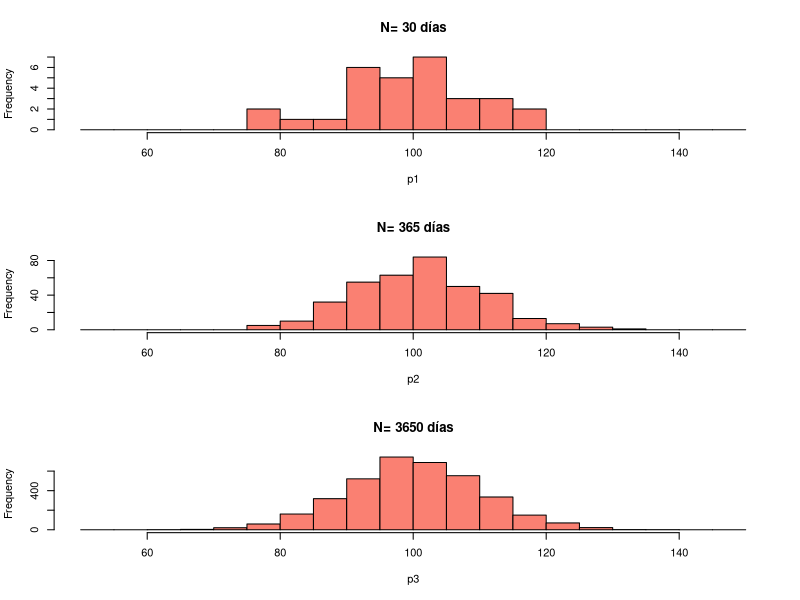

Write R code to recreate this figure.
#Inciso a 
a <- pnorm(-0.7)

#Inciso b
b <- qnorm(0.05, mean = 100, sd = 10)

#Inciso c
set.seed(333) ## No interpretar
p1 <- rnorm(30, 100, 10) ### INTERPRETAR
p2 <- rnorm(365, 100, 10) ### INTERPRETAR
p3 <- rnorm(3650, 100, 10) ### INTERPRETAR
x11() ## No interpretar
par(mfrow= c(3,1)) ### NO interpretar
hist(p1, col= "salmon", main= "N= 30 días", breaks = seq(50, 150, 5)) ###INTERPRETAR

hist(p2, col= "salmon", main= "N= 365 días", breaks = seq(50, 150, 5)) ###INTERPRETAR

hist(p3, col= "salmon", main= "N= 3650 días", breaks = seq(50, 150, 5)) ###INTERPRETAR

#NOTA: si bien la variable en escencia es discreta, al tener un rango de valores
#relativamente grande, la podemos “tratar” como contínua con fines estadísticos

#Bueno viendo las graficas llege ala conclusion de que depepende del tamaño de la muestra, por ejemplo
#la grafica de 30 dias se ve inestable y sin un valor medio osea esta desbalanceada, en caso de los 365 dias
#ahi se va equilibrando ya con un valor medio y en el caso con 3650 dias ahi si el grafico esta totalmente baleanceado
#y se ve con clarida un valor medio en la campana.
